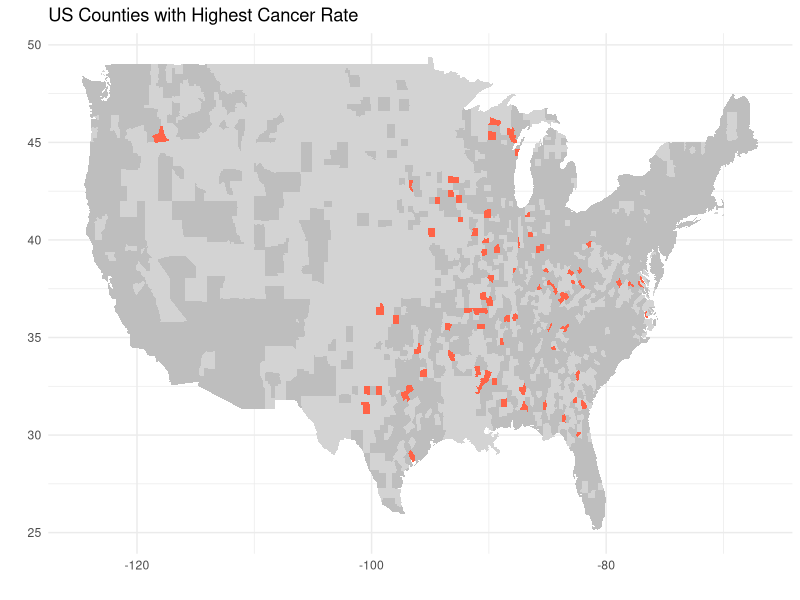
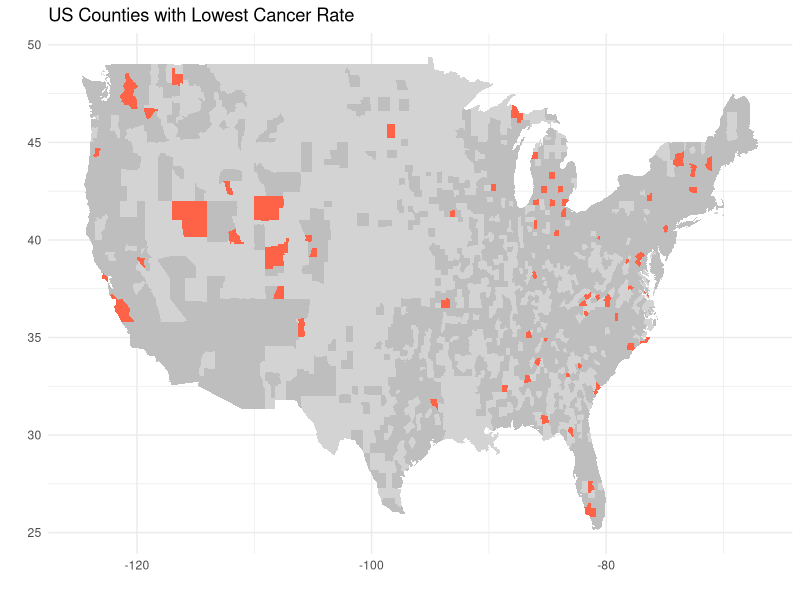

Here is the R script that generated these plots, in order:
## ---- chunk 1
knitr::opts_chunk$set(echo = FALSE, fig.align = "center", 
                      message = FALSE, warning = FALSE)
## ---- chunk 2
library(tidyverse)
library(here)
# Downloaded from https://www.statecancerprofiles.cancer.gov/ on 2/8/20
incd <- read_csv(here("data", "incd.csv"), 
                 col_names = FALSE, 
                 skip = 9, 
                 na = c("", "NA", "*")) %>%
  select(1, 2, 4) %>%
  slice(2:3142)
names(incd) <- c("county", "fips", "cancer_rate")
incd <- incd %>%
  mutate(county = tolower(county) %>%
           str_replace(pattern = "\\(.*\\)",
                       replacement = "")) %>%
  separate(county, into = c("county", "state"), sep = ", ") %>%
  mutate(county = str_replace(county,
                              pattern = " county",
                              replacement = ""))
  
library(maps)
county_shapes <- map_data("county")
df <- county_shapes %>%
  left_join(incd, by = c("region" = "state", "subregion" = "county")) 
df <- df %>%
  mutate(highest_rate = cancer_rate > quantile(cancer_rate, .95, na.rm = TRUE),
         lowest_rate = cancer_rate < quantile(cancer_rate, .05, na.rm = TRUE))
## ---- chunk 3
ggplot() +
  geom_polygon(data = df, 
               aes(x = long,
                   y = lat, 
                   group = group,
                   fill = highest_rate)) +
  scale_fill_manual(values = c("gray", "tomato"), 
                    na.value = "lightgray") +
  theme_minimal() +
  theme(legend.position = "none") +
  labs(x = "", y = "", title = "US Counties with Highest Cancer Rate")
  
ggplot() +
  geom_polygon(data = df, 
               aes(x = long,
                   y = lat, 
                   group = group,
                   fill = lowest_rate)) +
  scale_fill_manual(values = c("gray", "tomato"), 
                    na.value = "lightgray") +
  theme_minimal() +
  theme(legend.position = "none") +
  labs(x = "", y = "", title = "US Counties with Lowest Cancer Rate")
